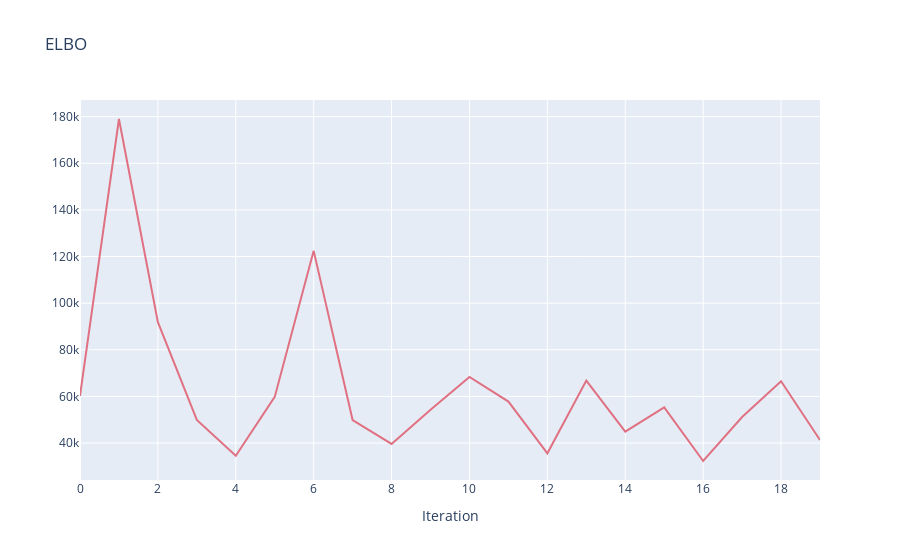
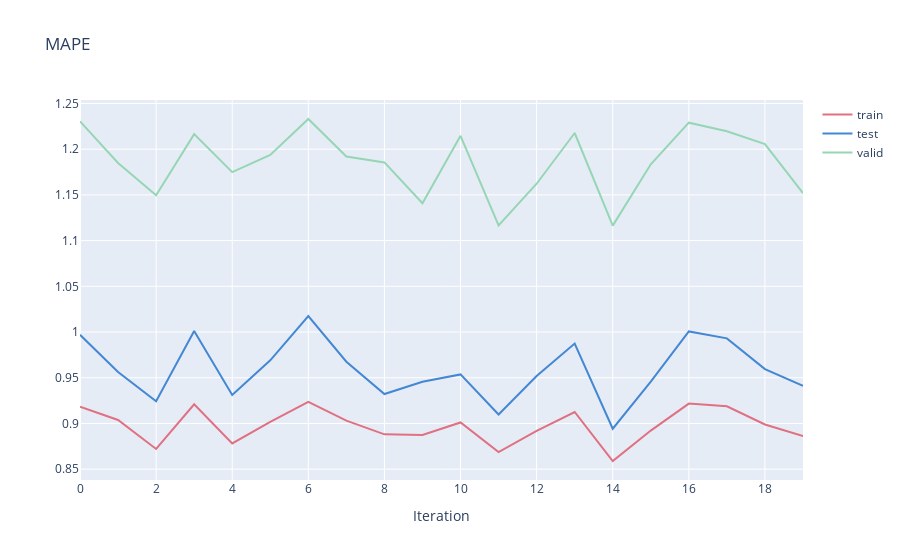
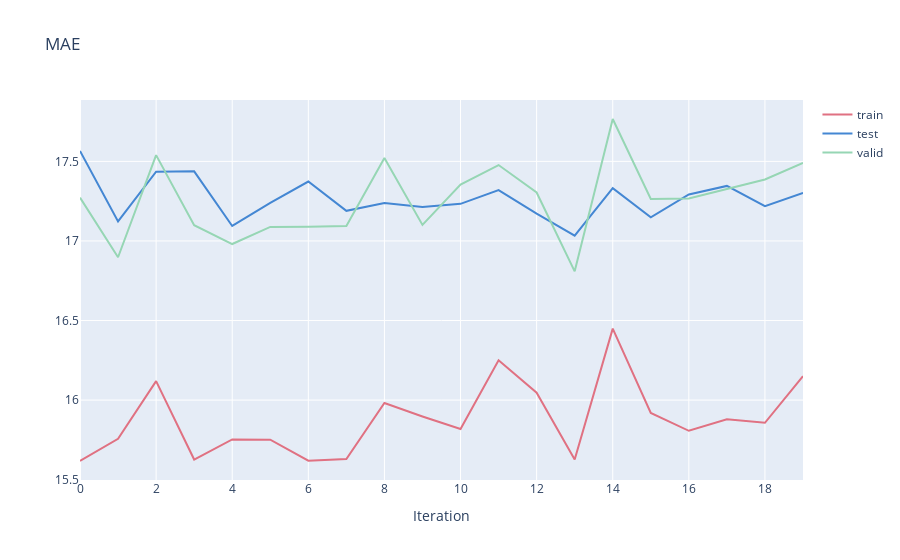
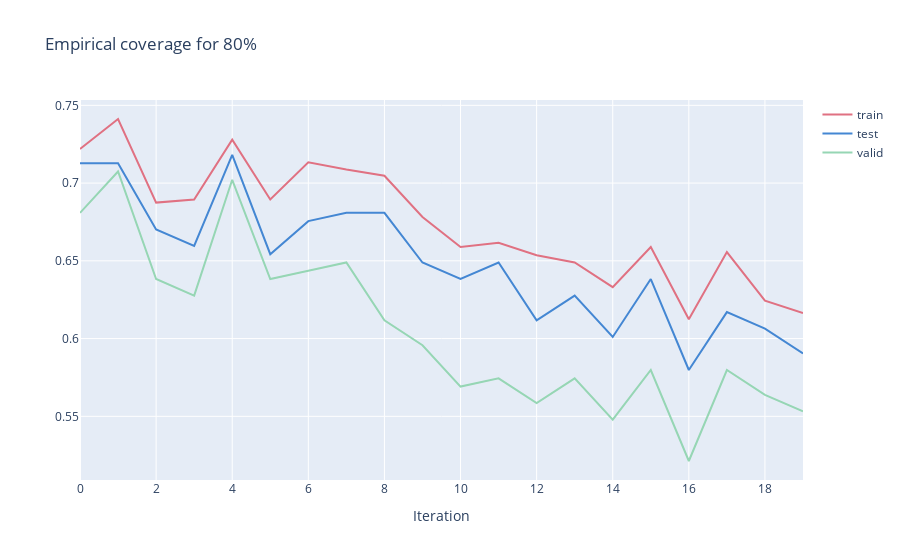

Notebook code for these charts, in order:
### Markdown cell above
## Training assesment

### Code cell
fig_list = plot_metrics(results)
for fig in fig_list: fig.show()

### Figure 1 — Plotly figure (JSON) as saved in the notebook; plotly's stock layout.template omitted (floating-point values rounded to 4 significant figures)
{"data": [{"line": {"color": "#E07182"}, "name": "train", "type": "scatter", "x": [0, 1, 2, 3, 4, 5, 6, 7, 8, 9, 10, 11, 12, 13, 14, 15, 16, 17, 18, 19], "y": [60200.0, 179000.0, 91850.0, 49900.0, 34520.0, 59770.0, 122400.0, 49840.0, 39580.0, 54300.0, 68330.0, 57750.0, 35570.0, 66760.0, 44900.0, 55250.0, 32270.0, 51120.0, 66510.0, 41280.0]}, {"line": {"color": "#4487D3"}, "name": "test", "type": "scatter", "x": [], "y": []}, {"line": {"color": "#96D6B4"}, "name": "valid", "type": "scatter", "x": [], "y": []}], "layout": {"title": {"text": "ELBO"}, "xaxis": {"title": {"text": "Iteration"}}}}

### Figure 2 — Plotly figure (JSON) as saved in the notebook; plotly's stock layout.template omitted (floating-point values rounded to 4 significant figures)
{"data": [{"line": {"color": "#E07182"}, "name": "train", "type": "scatter", "x": [0, 1, 2, 3, 4, 5, 6, 7, 8, 9, 10, 11, 12, 13, 14, 15, 16, 17, 18, 19], "y": [0.9183, 0.9038, 0.8721, 0.9209, 0.8781, 0.9017, 0.9237, 0.9031, 0.8881, 0.8873, 0.9011, 0.8686, 0.8918, 0.9125, 0.8589, 0.8922, 0.9217, 0.9187, 0.8988, 0.8861]}, {"line": {"color": "#4487D3"}, "name": "test", "type": "scatter", "x": [0, 1, 2, 3, 4, 5, 6, 7, 8, 9, 10, 11, 12, 13, 14, 15, 16, 17, 18, 19], "y": [0.997, 0.9562, 0.9244, 1.001, 0.9311, 0.969, 1.017, 0.9675, 0.9322, 0.9455, 0.9536, 0.9097, 0.952, 0.9874, 0.8942, 0.9459, 1.001, 0.9931, 0.9594, 0.9411]}, {"line": {"color": "#96D6B4"}, "name": "valid", "type": "scatter", "x": [0, 1, 2, 3, 4, 5, 6, 7, 8, 9, 10, 11, 12, 13, 14, 15, 16, 17, 18, 19], "y": [1.231, 1.185, 1.15, 1.216, 1.175, 1.194, 1.233, 1.192, 1.186, 1.141, 1.215, 1.117, 1.162, 1.218, 1.116, 1.184, 1.229, 1.22, 1.206, 1.152]}], "layout": {"title": {"text": "MAPE"}, "xaxis": {"title": {"text": "Iteration"}}}}

### Figure 3 — Plotly figure (JSON) as saved in the notebook; plotly's stock layout.template omitted (floating-point values rounded to 4 significant figures)
{"data": [{"line": {"color": "#E07182"}, "name": "train", "type": "scatter", "x": [0, 1, 2, 3, 4, 5, 6, 7, 8, 9, 10, 11, 12, 13, 14, 15, 16, 17, 18, 19], "y": [15.62, 15.76, 16.12, 15.63, 15.75, 15.75, 15.62, 15.63, 15.98, 15.9, 15.82, 16.25, 16.05, 15.63, 16.45, 15.92, 15.81, 15.88, 15.86, 16.15]}, {"line": {"color": "#4487D3"}, "name": "test", "type": "scatter", "x": [0, 1, 2, 3, 4, 5, 6, 7, 8, 9, 10, 11, 12, 13, 14, 15, 16, 17, 18, 19], "y": [17.57, 17.12, 17.44, 17.44, 17.09, 17.24, 17.37, 17.19, 17.24, 17.21, 17.23, 17.32, 17.17, 17.03, 17.33, 17.15, 17.29, 17.35, 17.22, 17.3]}, {"line": {"color": "#96D6B4"}, "name": "valid", "type": "scatter", "x": [0, 1, 2, 3, 4, 5, 6, 7, 8, 9, 10, 11, 12, 13, 14, 15, 16, 17, 18, 19], "y": [17.27, 16.9, 17.54, 17.1, 16.98, 17.09, 17.09, 17.09, 17.52, 17.1, 17.35, 17.48, 17.3, 16.81, 17.77, 17.26, 17.27, 17.33, 17.39, 17.49]}], "layout": {"title": {"text": "MAE"}, "xaxis": {"title": {"text": "Iteration"}}}}

### Figure 4 — Plotly figure (JSON) as saved in the notebook; plotly's stock layout.template omitted (floating-point values rounded to 4 significant figures)
{"data": [{"line": {"color": "#E07182"}, "name": "train", "type": "scatter", "x": [0, 1, 2, 3, 4, 5, 6, 7, 8, 9, 10, 11, 12, 13, 14, 15, 16, 17, 18, 19], "y": [0.722, 0.7412, 0.6875, 0.6894, 0.7279, 0.6894, 0.7133, 0.7087, 0.7047, 0.6782, 0.6589, 0.6616, 0.6536, 0.649, 0.633, 0.6589, 0.6125, 0.6556, 0.6244, 0.6165]}, {"line": {"color": "#4487D3"}, "name": "test", "type": "scatter", "x": [0, 1, 2, 3, 4, 5, 6, 7, 8, 9, 10, 11, 12, 13, 14, 15, 16, 17, 18, 19], "y": [0.7128, 0.7128, 0.6702, 0.6596, 0.7181, 0.6543, 0.6755, 0.6809, 0.6809, 0.6489, 0.6383, 0.6489, 0.6117, 0.6277, 0.6011, 0.6383, 0.5798, 0.617, 0.6064, 0.5904]}, {"line": {"color": "#96D6B4"}, "name": "valid", "type": "scatter", "x": [0, 1, 2, 3, 4, 5, 6, 7, 8, 9, 10, 11, 12, 13, 14, 15, 16, 17, 18, 19], "y": [0.6809, 0.7074, 0.6383, 0.6277, 0.7021, 0.6383, 0.6436, 0.6489, 0.6117, 0.5957, 0.5691, 0.5745, 0.5585, 0.5745, 0.5479, 0.5798, 0.5213, 0.5798, 0.5638, 0.5532]}], "layout": {"title": {"text": "Empirical coverage for 80%"}, "xaxis": {"title": {"text": "Iteration"}}}}
